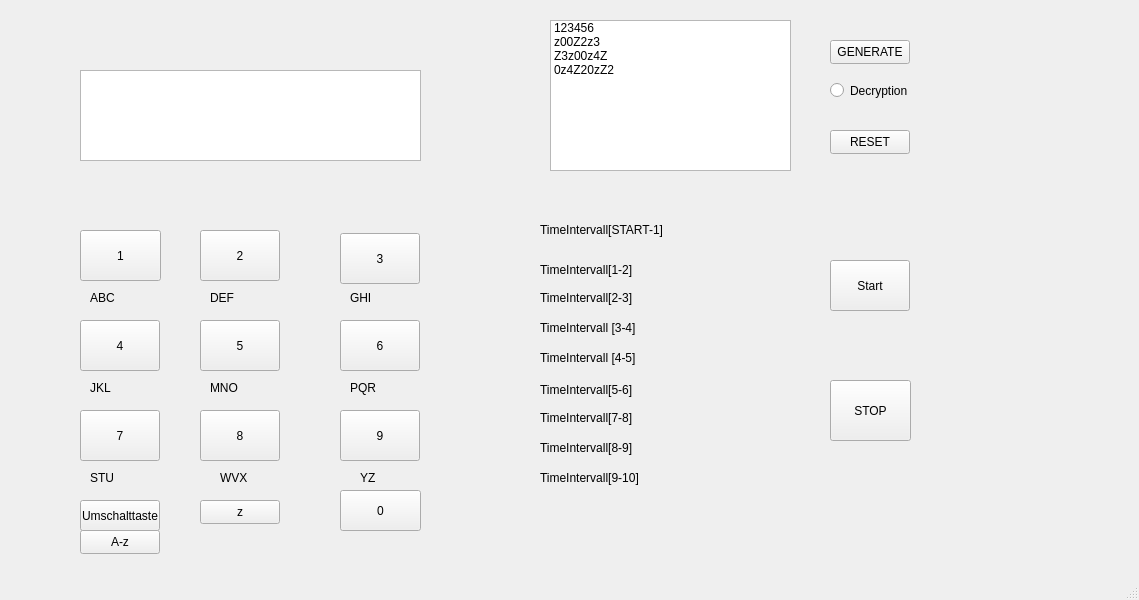
<?xml version="1.0" encoding="UTF-8"?>
<ui version="4.0">
 <class>MainWindow</class>
 <widget class="QMainWindow" name="MainWindow">
  <property name="geometry">
   <rect>
    <x>0</x>
    <y>0</y>
    <width>1139</width>
    <height>600</height>
   </rect>
  </property>
  <property name="windowTitle">
   <string>MainWindow</string>
  </property>
  <widget class="QWidget" name="centralwidget">
   <widget class="QTextEdit" name="textEdit">
    <property name="geometry">
     <rect>
      <x>80</x>
      <y>70</y>
      <width>341</width>
      <height>91</height>
     </rect>
    </property>
    <property name="html">
     <string>&lt;!DOCTYPE HTML PUBLIC &quot;-//W3C//DTD HTML 4.0//EN&quot; &quot;http://www.w3.org/TR/REC-html40/strict.dtd&quot;&gt;
&lt;html&gt;&lt;head&gt;&lt;meta name=&quot;qrichtext&quot; content=&quot;1&quot; /&gt;&lt;meta charset=&quot;utf-8&quot; /&gt;&lt;style type=&quot;text/css&quot;&gt;
p, li { white-space: pre-wrap; }
hr { height: 1px; border-width: 0; }
li.unchecked::marker { content: &quot;\2610&quot;; }
li.checked::marker { content: &quot;\2612&quot;; }
&lt;/style&gt;&lt;/head&gt;&lt;body style=&quot; font-family:'Segoe UI'; font-size:9pt; font-weight:400; font-style:normal;&quot;&gt;
&lt;p style=&quot;-qt-paragraph-type:empty; margin-top:0px; margin-bottom:0px; margin-left:0px; margin-right:0px; -qt-block-indent:0; text-indent:0px;&quot;&gt;&lt;br /&gt;&lt;/p&gt;&lt;/body&gt;&lt;/html&gt;</string>
    </property>
   </widget>
   <widget class="QPushButton" name="pushButton">
    <property name="geometry">
     <rect>
      <x>80</x>
      <y>230</y>
      <width>81</width>
      <height>51</height>
     </rect>
    </property>
    <property name="styleSheet">
     <string notr="true"/>
    </property>
    <property name="text">
     <string>1</string>
    </property>
   </widget>
   <widget class="QPushButton" name="pushButton_2">
    <property name="geometry">
     <rect>
      <x>200</x>
      <y>230</y>
      <width>80</width>
      <height>51</height>
     </rect>
    </property>
    <property name="text">
     <string>2</string>
    </property>
   </widget>
   <widget class="QPushButton" name="pushButton_3">
    <property name="geometry">
     <rect>
      <x>340</x>
      <y>233</y>
      <width>80</width>
      <height>51</height>
     </rect>
    </property>
    <property name="text">
     <string>3</string>
    </property>
   </widget>
   <widget class="QPushButton" name="pushButton_4">
    <property name="geometry">
     <rect>
      <x>80</x>
      <y>320</y>
      <width>80</width>
      <height>51</height>
     </rect>
    </property>
    <property name="text">
     <string>4</string>
    </property>
   </widget>
   <widget class="QPushButton" name="pushButton_5">
    <property name="enabled">
     <bool>true</bool>
    </property>
    <property name="geometry">
     <rect>
      <x>200</x>
      <y>320</y>
      <width>80</width>
      <height>51</height>
     </rect>
    </property>
    <property name="text">
     <string>5</string>
    </property>
   </widget>
   <widget class="QPushButton" name="pushButton_6">
    <property name="geometry">
     <rect>
      <x>340</x>
      <y>320</y>
      <width>80</width>
      <height>51</height>
     </rect>
    </property>
    <property name="text">
     <string>6</string>
    </property>
   </widget>
   <widget class="QPushButton" name="pushButton_7">
    <property name="geometry">
     <rect>
      <x>80</x>
      <y>410</y>
      <width>80</width>
      <height>51</height>
     </rect>
    </property>
    <property name="text">
     <string>7</string>
    </property>
   </widget>
   <widget class="QPushButton" name="pushButton_8">
    <property name="geometry">
     <rect>
      <x>200</x>
      <y>410</y>
      <width>80</width>
      <height>51</height>
     </rect>
    </property>
    <property name="text">
     <string>8</string>
    </property>
   </widget>
   <widget class="QPushButton" name="pushButton_9">
    <property name="geometry">
     <rect>
      <x>340</x>
      <y>410</y>
      <width>80</width>
      <height>51</height>
     </rect>
    </property>
    <property name="text">
     <string>9</string>
    </property>
   </widget>
   <widget class="QRadioButton" name="radioButton">
    <property name="geometry">
     <rect>
      <x>830</x>
      <y>80</y>
      <width>90</width>
      <height>21</height>
     </rect>
    </property>
    <property name="text">
     <string>Decryption</string>
    </property>
   </widget>
   <widget class="QPushButton" name="pushButton_10">
    <property name="geometry">
     <rect>
      <x>830</x>
      <y>260</y>
      <width>80</width>
      <height>51</height>
     </rect>
    </property>
    <property name="text">
     <string>Start</string>
    </property>
   </widget>
   <widget class="QLabel" name="label">
    <property name="geometry">
     <rect>
      <x>660</x>
      <y>350</y>
      <width>91</width>
      <height>16</height>
     </rect>
    </property>
    <property name="text">
     <string/>
    </property>
   </widget>
   <widget class="QPushButton" name="pushButton_11">
    <property name="geometry">
     <rect>
      <x>80</x>
      <y>500</y>
      <width>80</width>
      <height>31</height>
     </rect>
    </property>
    <property name="text">
     <string>Umschalttaste</string>
    </property>
   </widget>
   <widget class="QPushButton" name="pushButton_12">
    <property name="geometry">
     <rect>
      <x>200</x>
      <y>500</y>
      <width>80</width>
      <height>24</height>
     </rect>
    </property>
    <property name="text">
     <string>z</string>
    </property>
   </widget>
   <widget class="QPushButton" name="pushButton_13">
    <property name="geometry">
     <rect>
      <x>830</x>
      <y>380</y>
      <width>81</width>
      <height>61</height>
     </rect>
    </property>
    <property name="text">
     <string>STOP</string>
    </property>
   </widget>
   <widget class="QLabel" name="label_2">
    <property name="geometry">
     <rect>
      <x>540</x>
      <y>260</y>
      <width>131</width>
      <height>20</height>
     </rect>
    </property>
    <property name="text">
     <string>TimeIntervall[1-2]</string>
    </property>
   </widget>
   <widget class="QLabel" name="label_3">
    <property name="geometry">
     <rect>
      <x>540</x>
      <y>290</y>
      <width>101</width>
      <height>16</height>
     </rect>
    </property>
    <property name="text">
     <string>TimeIntervall[2-3]</string>
    </property>
   </widget>
   <widget class="QLabel" name="label_4">
    <property name="geometry">
     <rect>
      <x>540</x>
      <y>320</y>
      <width>101</width>
      <height>16</height>
     </rect>
    </property>
    <property name="text">
     <string>TimeIntervall [3-4]</string>
    </property>
   </widget>
   <widget class="QLabel" name="label_5">
    <property name="geometry">
     <rect>
      <x>540</x>
      <y>350</y>
      <width>101</width>
      <height>16</height>
     </rect>
    </property>
    <property name="text">
     <string>TimeIntervall [4-5]</string>
    </property>
   </widget>
   <widget class="QLabel" name="label_7">
    <property name="geometry">
     <rect>
      <x>540</x>
      <y>220</y>
      <width>131</width>
      <height>20</height>
     </rect>
    </property>
    <property name="text">
     <string>TimeIntervall[START-1]</string>
    </property>
   </widget>
   <widget class="QLabel" name="label_8">
    <property name="geometry">
     <rect>
      <x>680</x>
      <y>220</y>
      <width>131</width>
      <height>16</height>
     </rect>
    </property>
    <property name="text">
     <string/>
    </property>
   </widget>
   <widget class="QLabel" name="label_9">
    <property name="geometry">
     <rect>
      <x>680</x>
      <y>260</y>
      <width>131</width>
      <height>16</height>
     </rect>
    </property>
    <property name="text">
     <string/>
    </property>
   </widget>
   <widget class="QLabel" name="label_10">
    <property name="geometry">
     <rect>
      <x>680</x>
      <y>290</y>
      <width>131</width>
      <height>20</height>
     </rect>
    </property>
    <property name="text">
     <string/>
    </property>
   </widget>
   <widget class="QLabel" name="label_11">
    <property name="geometry">
     <rect>
      <x>680</x>
      <y>320</y>
      <width>91</width>
      <height>16</height>
     </rect>
    </property>
    <property name="text">
     <string/>
    </property>
   </widget>
   <widget class="QLabel" name="label_12">
    <property name="geometry">
     <rect>
      <x>680</x>
      <y>350</y>
      <width>101</width>
      <height>16</height>
     </rect>
    </property>
    <property name="text">
     <string/>
    </property>
   </widget>
   <widget class="QPushButton" name="pushButton_14">
    <property name="geometry">
     <rect>
      <x>830</x>
      <y>130</y>
      <width>80</width>
      <height>24</height>
     </rect>
    </property>
    <property name="text">
     <string>RESET</string>
    </property>
   </widget>
   <widget class="QPushButton" name="pushButton_15">
    <property name="geometry">
     <rect>
      <x>340</x>
      <y>490</y>
      <width>81</width>
      <height>41</height>
     </rect>
    </property>
    <property name="text">
     <string>0</string>
    </property>
   </widget>
   <widget class="QLabel" name="label_6">
    <property name="geometry">
     <rect>
      <x>570</x>
      <y>510</y>
      <width>391</width>
      <height>16</height>
     </rect>
    </property>
    <property name="text">
     <string/>
    </property>
   </widget>
   <widget class="QListWidget" name="listWidget">
    <property name="geometry">
     <rect>
      <x>550</x>
      <y>20</y>
      <width>241</width>
      <height>151</height>
     </rect>
    </property>
    <item>
     <property name="text">
      <string>123456</string>
     </property>
    </item>
    <item>
     <property name="text">
      <string>z00Z2z3</string>
     </property>
    </item>
    <item>
     <property name="text">
      <string>Z3z00z4Z</string>
     </property>
    </item>
    <item>
     <property name="text">
      <string>0z4Z20zZ2</string>
     </property>
    </item>
   </widget>
   <widget class="QLabel" name="label_13">
    <property name="geometry">
     <rect>
      <x>860</x>
      <y>20</y>
      <width>49</width>
      <height>16</height>
     </rect>
    </property>
    <property name="text">
     <string/>
    </property>
   </widget>
   <widget class="QLabel" name="label_14">
    <property name="geometry">
     <rect>
      <x>540</x>
      <y>380</y>
      <width>101</width>
      <height>20</height>
     </rect>
    </property>
    <property name="text">
     <string>TimeIntervall[5-6]</string>
    </property>
   </widget>
   <widget class="QLabel" name="label_15">
    <property name="geometry">
     <rect>
      <x>540</x>
      <y>410</y>
      <width>101</width>
      <height>16</height>
     </rect>
    </property>
    <property name="text">
     <string>TimeIntervall[7-8]</string>
    </property>
   </widget>
   <widget class="QLabel" name="label_16">
    <property name="geometry">
     <rect>
      <x>540</x>
      <y>440</y>
      <width>101</width>
      <height>16</height>
     </rect>
    </property>
    <property name="text">
     <string>TimeIntervall[8-9]</string>
    </property>
   </widget>
   <widget class="QLabel" name="label_18">
    <property name="geometry">
     <rect>
      <x>690</x>
      <y>380</y>
      <width>111</width>
      <height>16</height>
     </rect>
    </property>
    <property name="text">
     <string/>
    </property>
   </widget>
   <widget class="QLabel" name="label_19">
    <property name="geometry">
     <rect>
      <x>670</x>
      <y>410</y>
      <width>131</width>
      <height>16</height>
     </rect>
    </property>
    <property name="text">
     <string/>
    </property>
   </widget>
   <widget class="QLabel" name="label_21">
    <property name="geometry">
     <rect>
      <x>680</x>
      <y>440</y>
      <width>111</width>
      <height>20</height>
     </rect>
    </property>
    <property name="text">
     <string/>
    </property>
   </widget>
   <widget class="QLabel" name="label_17">
    <property name="geometry">
     <rect>
      <x>540</x>
      <y>470</y>
      <width>101</width>
      <height>16</height>
     </rect>
    </property>
    <property name="text">
     <string>TimeIntervall[9-10]</string>
    </property>
   </widget>
   <widget class="QLabel" name="label_20">
    <property name="geometry">
     <rect>
      <x>690</x>
      <y>470</y>
      <width>101</width>
      <height>16</height>
     </rect>
    </property>
    <property name="text">
     <string/>
    </property>
   </widget>
   <widget class="QPushButton" name="pushButton_16">
    <property name="geometry">
     <rect>
      <x>80</x>
      <y>530</y>
      <width>80</width>
      <height>24</height>
     </rect>
    </property>
    <property name="text">
     <string>A-z</string>
    </property>
   </widget>
   <widget class="QLabel" name="label_22">
    <property name="geometry">
     <rect>
      <x>90</x>
      <y>290</y>
      <width>49</width>
      <height>16</height>
     </rect>
    </property>
    <property name="text">
     <string>ABC</string>
    </property>
   </widget>
   <widget class="QLabel" name="label_23">
    <property name="geometry">
     <rect>
      <x>210</x>
      <y>290</y>
      <width>49</width>
      <height>16</height>
     </rect>
    </property>
    <property name="text">
     <string>DEF</string>
    </property>
   </widget>
   <widget class="QLabel" name="label_24">
    <property name="geometry">
     <rect>
      <x>350</x>
      <y>290</y>
      <width>49</width>
      <height>16</height>
     </rect>
    </property>
    <property name="text">
     <string>GHI</string>
    </property>
   </widget>
   <widget class="QLabel" name="label_25">
    <property name="geometry">
     <rect>
      <x>90</x>
      <y>380</y>
      <width>49</width>
      <height>16</height>
     </rect>
    </property>
    <property name="text">
     <string>JKL</string>
    </property>
   </widget>
   <widget class="QLabel" name="label_26">
    <property name="geometry">
     <rect>
      <x>210</x>
      <y>380</y>
      <width>49</width>
      <height>16</height>
     </rect>
    </property>
    <property name="text">
     <string>MNO</string>
    </property>
   </widget>
   <widget class="QLabel" name="label_27">
    <property name="geometry">
     <rect>
      <x>350</x>
      <y>380</y>
      <width>49</width>
      <height>16</height>
     </rect>
    </property>
    <property name="text">
     <string>PQR</string>
    </property>
   </widget>
   <widget class="QLabel" name="label_28">
    <property name="geometry">
     <rect>
      <x>90</x>
      <y>470</y>
      <width>49</width>
      <height>16</height>
     </rect>
    </property>
    <property name="text">
     <string>STU</string>
    </property>
   </widget>
   <widget class="QLabel" name="label_29">
    <property name="geometry">
     <rect>
      <x>220</x>
      <y>470</y>
      <width>49</width>
      <height>16</height>
     </rect>
    </property>
    <property name="text">
     <string>WVX</string>
    </property>
   </widget>
   <widget class="QLabel" name="label_30">
    <property name="geometry">
     <rect>
      <x>360</x>
      <y>470</y>
      <width>49</width>
      <height>16</height>
     </rect>
    </property>
    <property name="text">
     <string>YZ</string>
    </property>
   </widget>
   <widget class="QPushButton" name="pushButton_17">
    <property name="geometry">
     <rect>
      <x>830</x>
      <y>40</y>
      <width>80</width>
      <height>24</height>
     </rect>
    </property>
    <property name="text">
     <string>GENERATE</string>
    </property>
   </widget>
  </widget>
  <widget class="QMenuBar" name="menubar">
   <property name="geometry">
    <rect>
     <x>0</x>
     <y>0</y>
     <width>1139</width>
     <height>21</height>
    </rect>
   </property>
  </widget>
  <widget class="QStatusBar" name="statusbar"/>
 </widget>
 <resources/>
 <connections/>
</ui>
